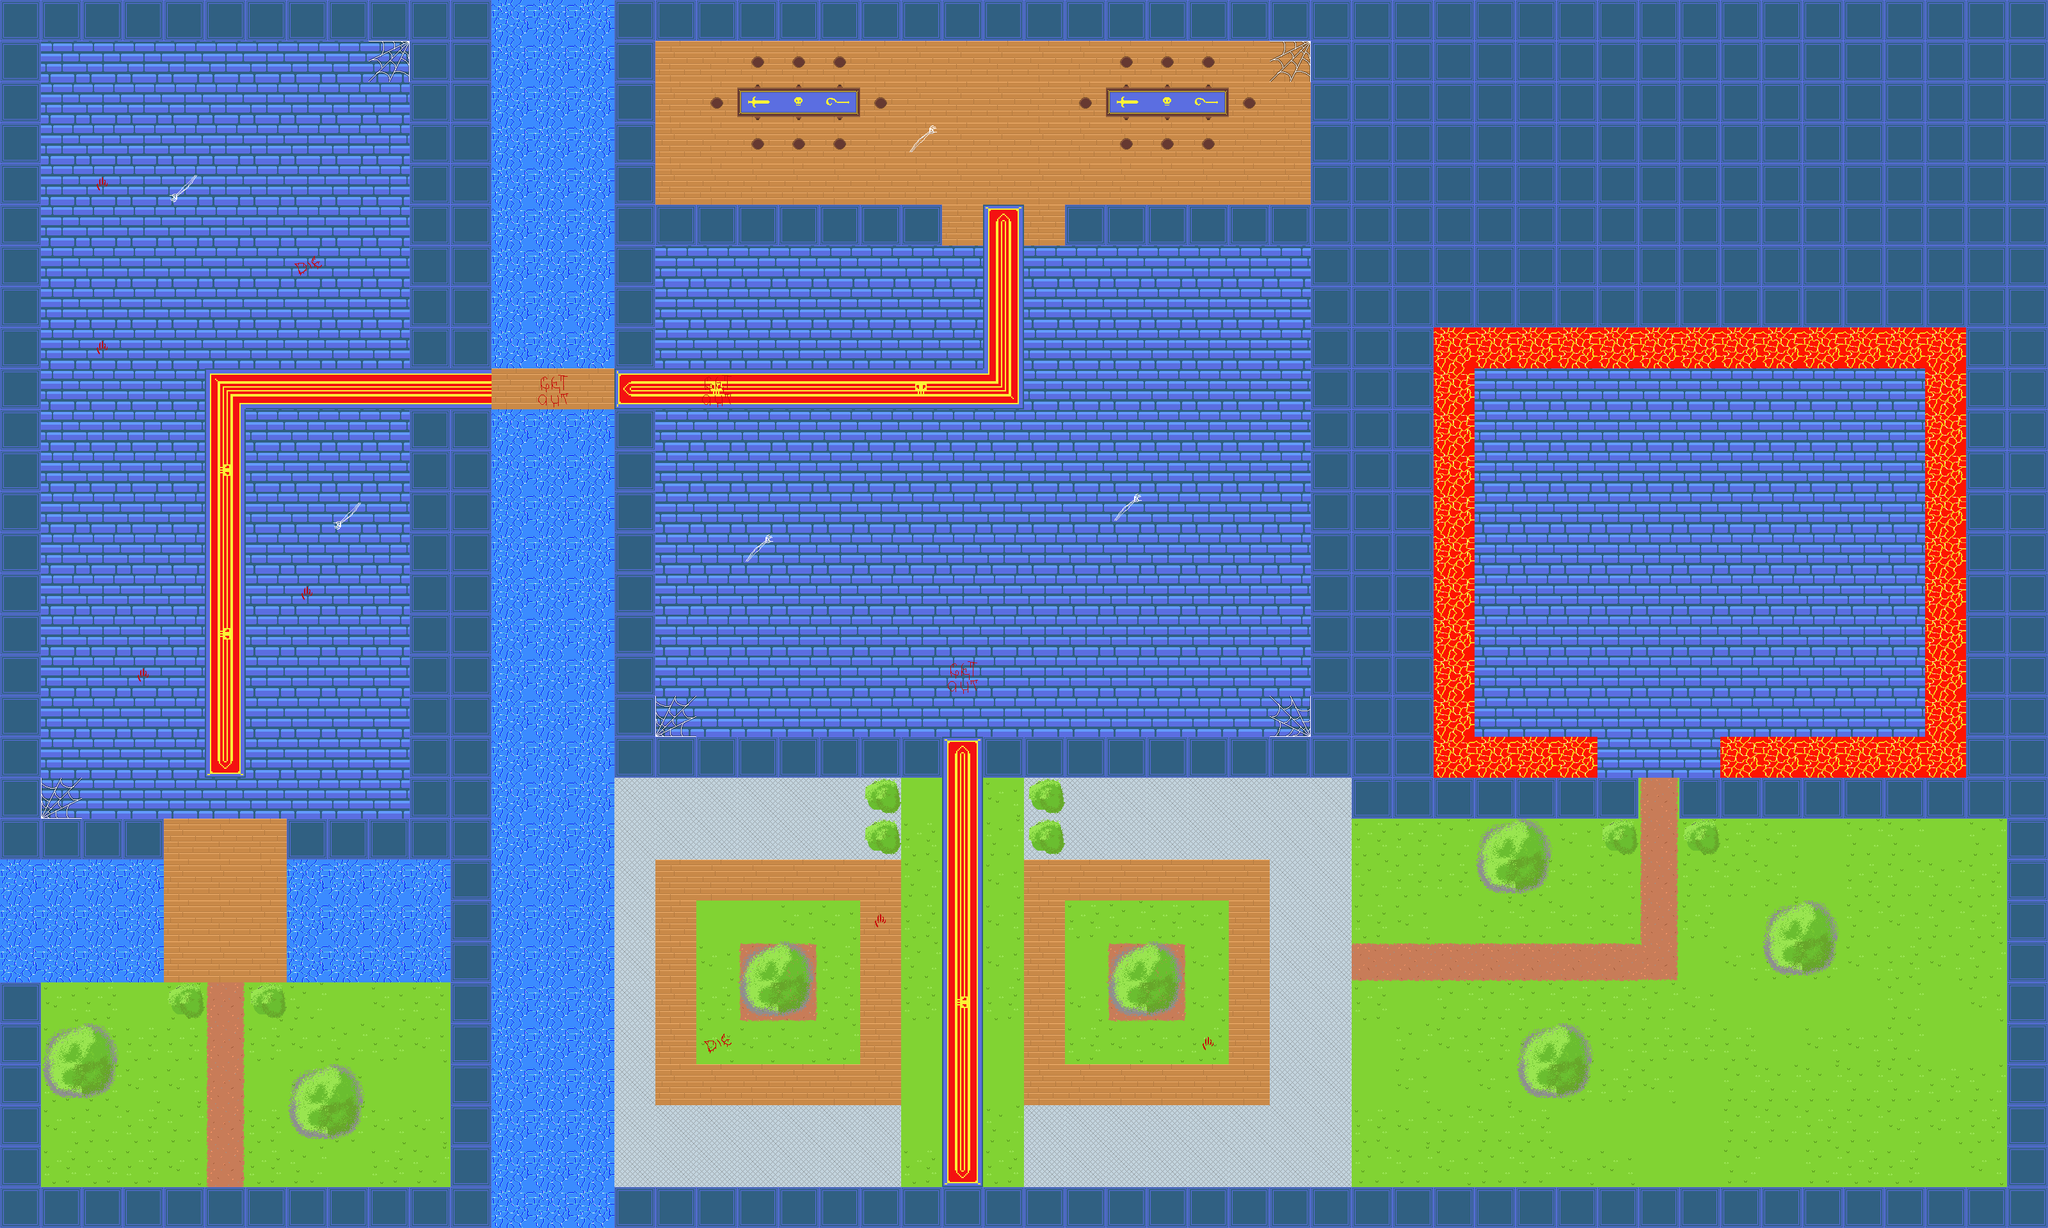

This game map was drawn from its Tiled (.tmx) file and the tilesets committed beside it. A one-line description and the trimmed map source follow:
An orthogonal 50x30 tile map with 64x64 px tiles, 2 tile layers (Camada de Tiles 1, Camada de Tiles 2) and 76 objects (43x wall, 22x zombie, 6x ghost, player, shotgun, ...).

<map version="1.4" tiledversion="1.4.3" orientation="orthogonal" renderorder="right-down" width="50" height="30" tilewidth="64" tileheight="64" infinite="0" nextlayerid="6" nextobjectid="134">
 <tileset firstgid="1" source="tileset1.tsx" />
 <layer id="1" name="Camada de Tiles 1" width="50" height="30">
  <data>[1500 cells, 1500 non-empty, 29 distinct tile ids]</data>
 </layer>
 <layer id="3" name="Camada de Tiles 2" width="50" height="30">
  <data>[1500 cells, 228 non-empty, 23 distinct tile ids]</data>
 </layer>
 <objectgroup id="5" name="Camada de Objetos 1">
  <object id="49" name="player" x="352" y="1824" />
  <object id="52" name="wall" x="0" y="1856" width="768" height="64" />
  <object id="55" name="wall" x="704" y="640" width="64" height="1216" />
  <object id="56" name="wall" x="0" y="1536" width="64" height="320" />
  <object id="57" name="wall" x="448" y="1280" width="256" height="64" />
  <object id="58" name="wall" x="448" y="1344" width="64" height="192" />
  <object id="59" name="wall" x="192" y="1344" width="64" height="192" />
  <object id="60" name="wall" x="0" y="1472" width="192" height="64" />
  <object id="61" name="wall" x="512" y="1472" width="192" height="64" />
  <object id="62" name="wall" x="0" y="1280" width="256" height="64" />
  <object id="63" name="wall" x="640" y="640" width="64" height="640" />
  <object id="64" name="wall" x="0" y="0" width="64" height="1280" />
  <object id="65" name="wall" x="64" y="0" width="640" height="64" />
  <object id="66" name="wall" x="640" y="64" width="64" height="512" />
  <object id="67" name="wall" x="448" y="1664" width="128" height="128" />
  <object id="68" name="wall" x="64" y="1600" width="128" height="128" />
  <object id="70" name="wall" x="960" y="0" width="64" height="576" />
  <object id="71" name="wall" x="1024" y="0" width="1088" height="64" />
  <object id="72" name="wall" x="1152" y="128" width="192" height="64" />
  <object id="73" name="wall" x="1728" y="128" width="192" height="64" />
  <object id="74" name="wall" x="1664" y="320" width="384" height="64" />
  <object id="75" name="wall" x="1024" y="320" width="448" height="64" />
  <object id="76" name="wall" x="2048" y="64" width="64" height="1152" />
  <object id="77" name="wall" x="1536" y="1152" width="512" height="64" />
  <object id="78" name="wall" x="960" y="1152" width="512" height="64" />
  <object id="79" name="wall" x="960" y="640" width="64" height="512" />
  <object id="80" name="wall" x="768" y="512" width="192" height="64" />
  <object id="81" name="wall" x="768" y="640" width="192" height="64" />
  <object id="82" name="wall" x="896" y="1216" width="64" height="704" />
  <object id="83" name="wall" x="960" y="1856" width="2240" height="64" />
  <object id="84" name="wall" x="1152" y="1472" width="128" height="128" />
  <object id="85" name="wall" x="1728" y="1472" width="128" height="128" />
  <object id="86" name="wall" x="2368" y="1600" width="128" height="128" />
  <object id="87" name="wall" x="2752" y="1408" width="128" height="128" />
  <object id="88" name="wall" x="2304" y="1280" width="128" height="128" />
  <object id="89" name="wall" x="3136" y="1216" width="64" height="640" />
  <object id="90" name="wall" x="2624" y="1216" width="512" height="64" />
  <object id="91" name="wall" x="2112" y="1216" width="448" height="64" />
  <object id="92" name="wall" x="2240" y="512" width="832" height="64" />
  <object id="93" name="wall" x="3008" y="576" width="64" height="640" />
  <object id="94" name="wall" x="2688" y="1152" width="320" height="64" />
  <object id="95" name="wall" x="2240" y="1152" width="256" height="64" />
  <object id="96" name="wall" x="2240" y="576" width="64" height="576" />
  <object id="97" name="zombie" x="208" y="976" width="32" height="32" />
  <object id="99" name="zombie" x="480" y="1040" width="32" height="32" />
  <object id="100" name="ghost" x="320" y="288" width="32" height="32" />
  <object id="101" name="zombie" x="848" y="592" width="32" height="32" />
  <object id="102" name="zombie" x="1424" y="112" width="32" height="32" />
  <object id="103" name="zombie" x="1616" y="112" width="32" height="32" />
  <object id="104" name="zombie" x="1168" y="272" width="32" height="32" />
  <object id="105" name="zombie" x="1904" y="272" width="32" height="32" />
  <object id="106" name="zombie" x="1488" y="1104" width="32" height="32" />
  <object id="107" name="zombie" x="1376" y="1344" width="32" height="32" />
  <object id="108" name="zombie" x="1600" y="1344" width="32" height="32" />
  <object id="109" name="zombie" x="1424" y="1632" width="32" height="32" />
  <object id="110" name="zombie" x="1552" y="1632" width="32" height="32" />
  <object id="111" name="zombie" x="1328" y="1728" width="32" height="32" />
  <object id="112" name="zombie" x="1648" y="1728" width="32" height="32" />
  <object id="113" name="zombie" x="2368" y="1488" width="32" height="32" />
  <object id="114" name="zombie" x="2448" y="1488" width="32" height="32" />
  <object id="115" name="zombie" x="2416" y="672" width="32" height="32" />
  <object id="116" name="zombie" x="2752" y="688" width="32" height="32" />
  <object id="117" name="zombie" x="2416" y="832" width="32" height="32" />
  <object id="118" name="zombie" x="2736" y="912" width="32" height="32" />
  <object id="119" name="zombie" x="2608" y="768" width="32" height="32" />
  <object id="121" name="zombie" x="2544" y="960" width="32" height="32" />
  <object id="123" name="shotgun" x="1536" y="240" width="32" height="32" />
  <object id="124" x="1296" y="720" />
  <object id="125" name="health" x="1888" y="976" width="32" height="32" />
  <object id="126" x="1824" y="576" />
  <object id="127" name="wall" x="704" y="0" width="64" height="576" />
  <object id="129" name="ghost" x="416" y="176" width="32" height="32" />
  <object id="130" name="ghost" x="208" y="160" width="32" height="32" />
  <object id="131" name="ghost" x="1536" y="112" width="32" height="32" />
  <object id="132" name="ghost" x="1680" y="1616" width="32" height="32" />
  <object id="133" name="ghost" x="1296" y="1616" width="32" height="32" />
 </objectgroup>
</map>
